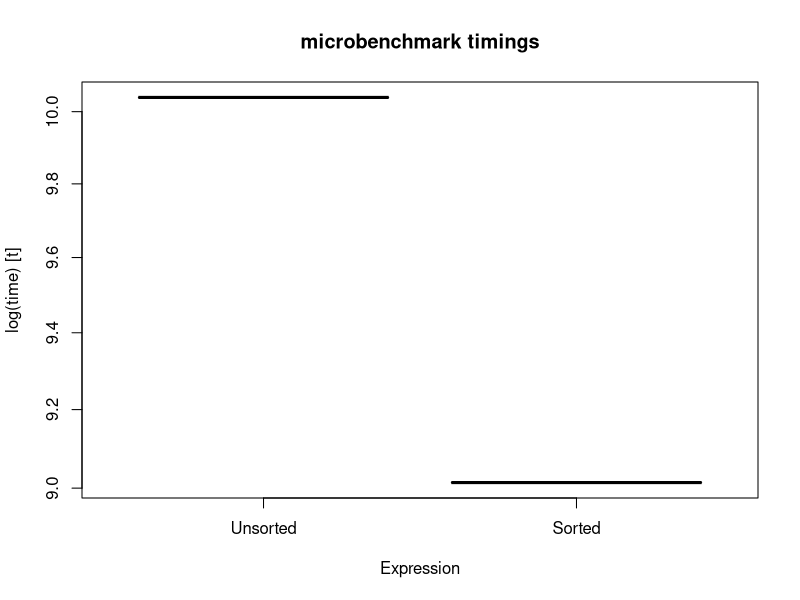

The R source for this figure:
# packageVersion("microbenchmark")
# # [1] ‘1.4.7’
# packageVersion("ggplot2")
# # [1] ‘3.2.1’
gc()

set.seed(128)
myvec <- rnorm(1e7, 128, 128)  #or making a vector with 1e7 elements

myvecsorted <- sort(myvec)

mysumU = 0
mysumS = 0

SvU <- microbenchmark::microbenchmark(
  Unsorted = for (i in 1:length(myvec)) {
    
    if (myvec[i] > 128) {
      mysumU = mysumU + myvec[i]
    }
    
  } ,
  Sorted = for (i in 1:length(myvecsorted)) {
    
    if (myvecsorted[i] > 128) {
      mysumS = mysumS + myvecsorted[i]
    }
    
  } ,
  times = 1)

png(filename = paste0(getwd(), "/pics/test1.png"))
# ggplot2::autoplot(SvU)
boxplot(SvU, by = "expr")
dev.off()

